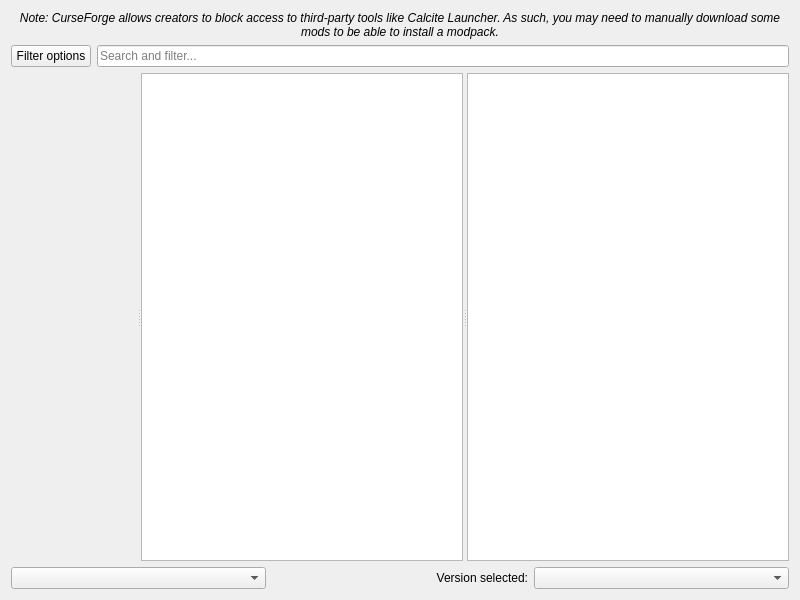
<?xml version="1.0" encoding="UTF-8"?>
<ui version="4.0">
 <class>FlamePage</class>
 <widget class="QWidget" name="FlamePage">
  <property name="geometry">
   <rect>
    <x>0</x>
    <y>0</y>
    <width>800</width>
    <height>600</height>
   </rect>
  </property>
  <layout class="QVBoxLayout" name="verticalLayout">
   <item>
    <widget class="QLabel" name="label_2">
     <property name="font">
      <font>
       <italic>true</italic>
      </font>
     </property>
     <property name="text">
      <string>Note: CurseForge allows creators to block access to third-party tools like Calcite Launcher. As such, you may need to manually download some mods to be able to install a modpack.</string>
     </property>
     <property name="alignment">
      <set>Qt::AlignCenter</set>
     </property>
     <property name="wordWrap">
      <bool>true</bool>
     </property>
    </widget>
   </item>
   <item>
    <layout class="QHBoxLayout" name="horizontalLayout">
     <item>
      <widget class="QPushButton" name="filterButton">
       <property name="text">
        <string>Filter options</string>
       </property>
      </widget>
     </item>
     <item>
      <widget class="QLineEdit" name="searchEdit">
       <property name="placeholderText">
        <string>Search and filter...</string>
       </property>
      </widget>
     </item>
    </layout>
   </item>
   <item>
    <widget class="QSplitter" name="splitter">
     <property name="sizePolicy">
      <sizepolicy hsizetype="Expanding" vsizetype="Expanding">
       <horstretch>0</horstretch>
       <verstretch>0</verstretch>
      </sizepolicy>
     </property>
     <property name="orientation">
      <enum>Qt::Horizontal</enum>
     </property>
     <widget class="QWidget" name="widget" native="true"/>
     <widget class="QListView" name="packView">
      <property name="horizontalScrollBarPolicy">
       <enum>Qt::ScrollBarAlwaysOff</enum>
      </property>
      <property name="alternatingRowColors">
       <bool>true</bool>
      </property>
      <property name="iconSize">
       <size>
        <width>48</width>
        <height>48</height>
       </size>
      </property>
      <property name="verticalScrollMode">
       <enum>QAbstractItemView::ScrollPerPixel</enum>
      </property>
     </widget>
     <widget class="ProjectDescriptionPage" name="packDescription">
      <property name="openExternalLinks">
       <bool>true</bool>
      </property>
      <property name="openLinks">
       <bool>true</bool>
      </property>
     </widget>
    </widget>
   </item>
   <item>
    <layout class="QHBoxLayout">
     <item>
      <widget class="QComboBox" name="sortByBox"/>
     </item>
     <item>
      <widget class="QLabel" name="label">
       <property name="text">
        <string>Version selected:</string>
       </property>
       <property name="alignment">
        <set>Qt::AlignRight|Qt::AlignTrailing|Qt::AlignVCenter</set>
       </property>
      </widget>
     </item>
     <item>
      <widget class="QComboBox" name="versionSelectionBox"/>
     </item>
    </layout>
   </item>
  </layout>
 </widget>
 <customwidgets>
  <customwidget>
   <class>ProjectDescriptionPage</class>
   <extends>QTextBrowser</extends>
   <header>ui/widgets/ProjectDescriptionPage.h</header>
  </customwidget>
 </customwidgets>
 <tabstops>
  <tabstop>packView</tabstop>
  <tabstop>packDescription</tabstop>
  <tabstop>sortByBox</tabstop>
  <tabstop>versionSelectionBox</tabstop>
 </tabstops>
 <resources/>
 <connections/>
</ui>
